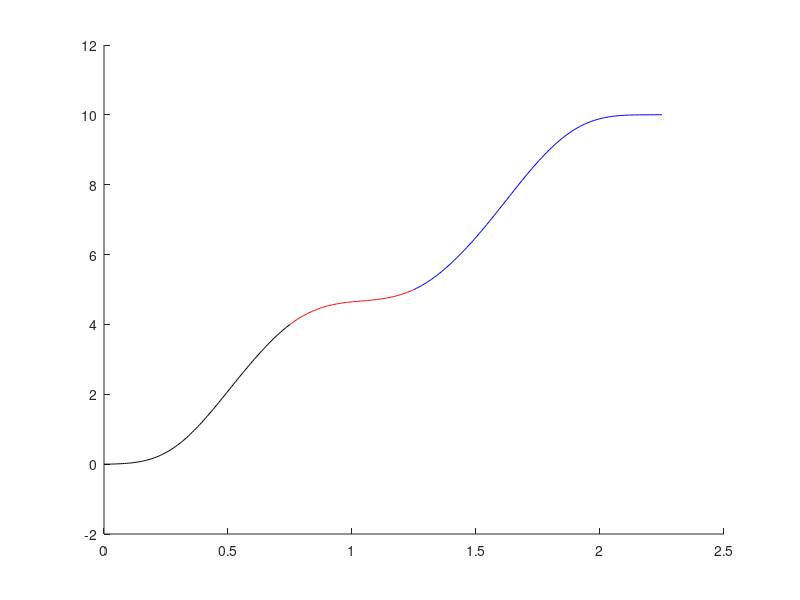
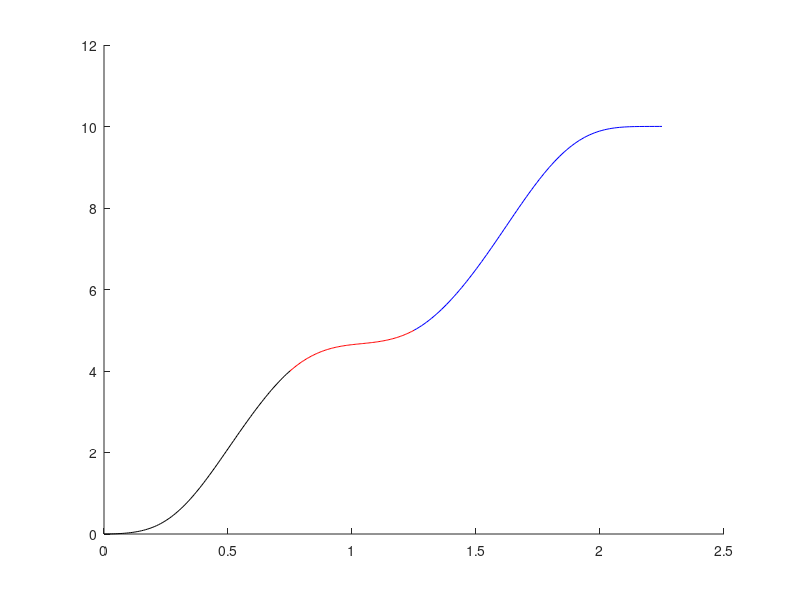
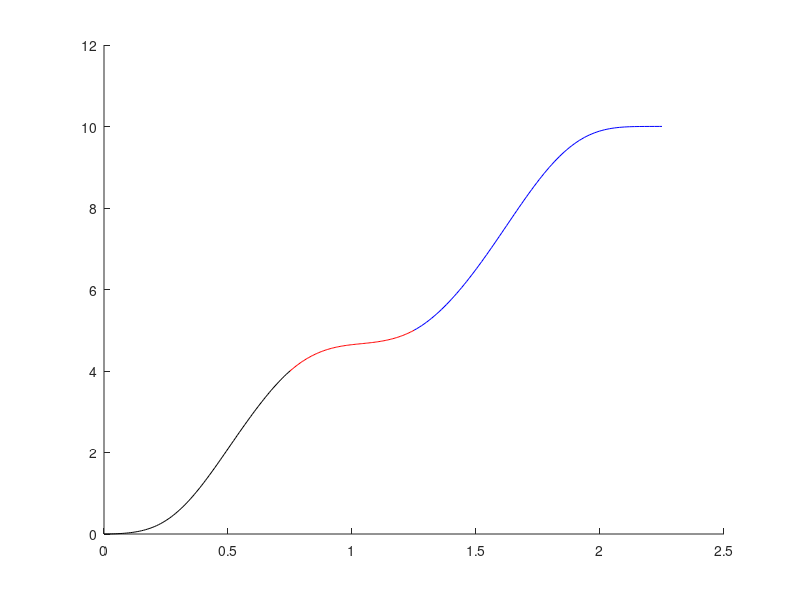

MATLAB code for these plots, in order:
function polyTest()
taus=[0.75
0.5
1];
p0=[-9.70815e-11
6.16429e-13
2.5
-1.30704e-12
1.26986e-13
557.254
-2268.35
3692.18
-2810.26
833.308];
p1=[4
5.33602
-13.0196
-4.21641
141.248
-892.632
3533.35
-7596.88
8309.3
-3653.38];
p2=[5
3.31741
11.6081
8.11774
-108.608
412.772
-899.421
1029.29
-579.862
127.789];
p0_unC=[2.27011e-10
-7.98943e-14
2.5
-3.10605e-14
-0
557.254
-2268.34
3692.17
-2810.25
833.306];
p1_unC=[4
5.33602
-13.0196
-4.2164
141.248
-892.627
3533.33
-7596.85
8309.28
-3653.37];
p2_unC=[5
3.31741
11.6081
8.11775
-108.608
412.773
-899.422
1029.29
-579.863
127.789];
p0_unC_sparse=[2.27557e-10
-3.88652e-14
2.5
-2.14075e-14
1.25419e-13
557.254
-2268.34
3692.17
-2810.25
833.306];
p1_unC_sparse=[4
5.33602
-13.0196
-4.2164
141.248
-892.627
3533.33
-7596.85
8309.28
-3653.37];
p2_unC_sparse=[5
3.31741
11.6081
8.11775
-108.608
412.773
-899.422
1029.29
-579.863
127.789];




    function [t0, x0, t1, x1, t2, x2] = genPlotPoints(p_0, p_1, p_2)
        
        t0_eval = linspace(0,taus(1));
        x0 = polyval(flipud(p_0),t0_eval);
        t0 = t0_eval;
        
        t1_eval = linspace(0,taus(2));
        x1 = polyval(flipud(p_1),t1_eval);
        t1 = t1_eval + taus(1);
        
        t2_eval = linspace(0,taus(3));
        x2 = polyval(flipud(p_2),t2_eval);
        t2 = t2_eval + taus(1) + taus(2);
        
    end


    function plotPolys(p_0, p_1, p_2, color)
        [t0, x0, t1, x1, t2, x2] = genPlotPoints(p_0,p_1,p_2);
        
        plot(t0,x0,'k')
        plot(t1,x1,'r')
        plot(t2,x2,'b')
 
    end

    figure(1),clf,hold on
    plotPolys(p0,p1,p2,'r');
    figure(2),clf,hold on
    plotPolys(p0_unC,p1_unC,p2_unC,'b');
    figure(3),clf,hold on
    plotPolys(p0_unC_sparse,p1_unC_sparse,p2_unC_sparse,'k');


end

